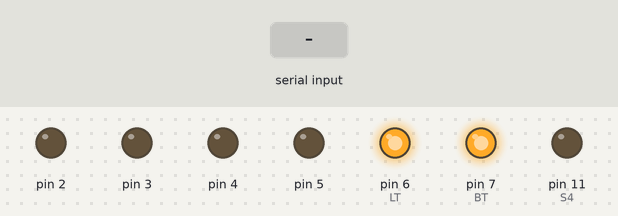
Simulated run of this sketch. Board: Arduino Uno, built with avr-gcc and run on an emulated ATmega328P. On the bench: output pins drawn as LEDs (lit = HIGH). The inputs (shaded band) are chosen by the test bench. Pins used as bus, display or sensor lines are not drawn.

Above: at 1.2 s.
1.3 s: "200\n" received over Serial
At 2.5 s:
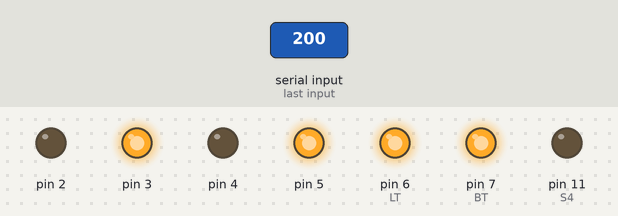
2.8 s: "90,45\n" received over Serial
At 4.0 s:
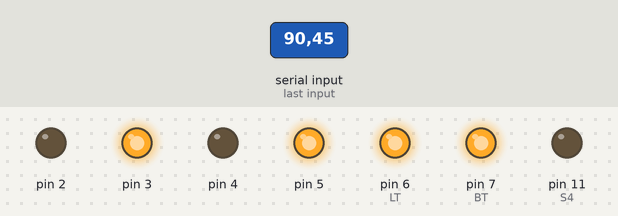
4.4 s: "30,150\n" received over Serial
At 5.7 s:
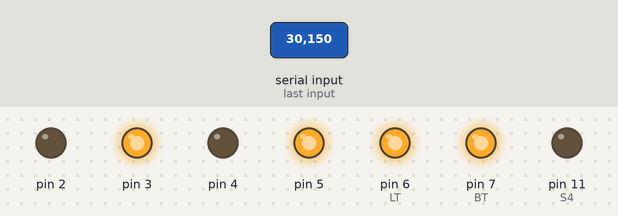
6.0 s: "5\n" received over Serial
At 7.1 s:
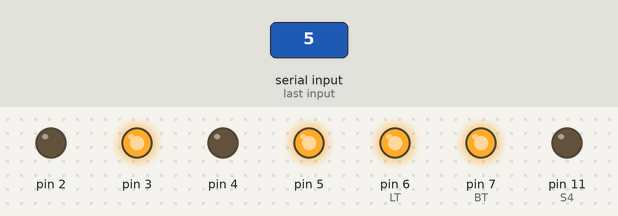
Timing chart, 0 to 8.5 s (numbered marks = the images above; inputs shaded):
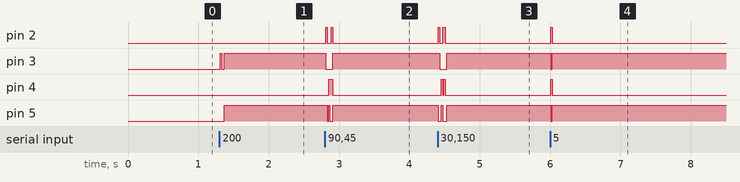

Measured:
- after the input at 1.3 s, pin 3: LOW → HIGH at once, → LOW 0.02 s later, → HIGH 0.04 s later; pin 5: LOW → HIGH after 0.07 s
- after the input at 2.8 s, pin 2: alternates HIGH for 0.02 s and LOW for 0.06 s, 4 changes in all, then stays LOW, starting at once; pin 3: HIGH → LOW at once, → HIGH 0.10 s later; pin 4: LOW → HIGH after 0.05 s, → LOW 0.06 s later; pin 5: alternates HIGH for 0.02 s and LOW for 0.03 s, 4 changes in all, then stays HIGH, starting at once
- after the input at 4.4 s, pin 2: alternates HIGH for 0.03 s and LOW for 0.04 s, 4 changes in all, then stays LOW, starting at once; pin 3: HIGH → LOW at once, → HIGH 0.10 s later
- after the input at 6.0 s, pin 2, pin 4: LOW → HIGH at once, → LOW 0.02 s later; pin 3, pin 5: HIGH → LOW at once, → HIGH 0.02 s later

The sketch:

_____1.ino
```cpp
#define S1 8
#define S2 9
#define S3 10
#define S4 11

#define LT 6
#define BT 7

void setup()
{
  pinMode(2, OUTPUT);
  pinMode(3, OUTPUT);
  pinMode(4, OUTPUT);
  pinMode(5, OUTPUT);
  pinMode(6, OUTPUT);
  pinMode(7, OUTPUT);
  pinMode(8, OUTPUT);
  pinMode(9, OUTPUT);
  pinMode(10, OUTPUT);
  pinMode(11, OUTPUT);

  digitalWrite(LT,HIGH);
  digitalWrite(BT,HIGH);


 digitalWrite(S1,HIGH);
 digitalWrite(S2,HIGH);
 digitalWrite(S3,HIGH);
 digitalWrite(S4,LOW);
  Serial.begin(9600);
}
byte income=0;
void loop()
{
  if(Serial.available()>0)
  {
  	income=Serial.read();
    	delay(10);

    income=income-'0';


    digitalWrite(2,income&0x1);
    digitalWrite(3,(income>>1)&0x1);
    digitalWrite(4,(income>>2)&0x1);
    digitalWrite(5,(income>>3)&0x1);
  	delay(10);
  }
}
```
